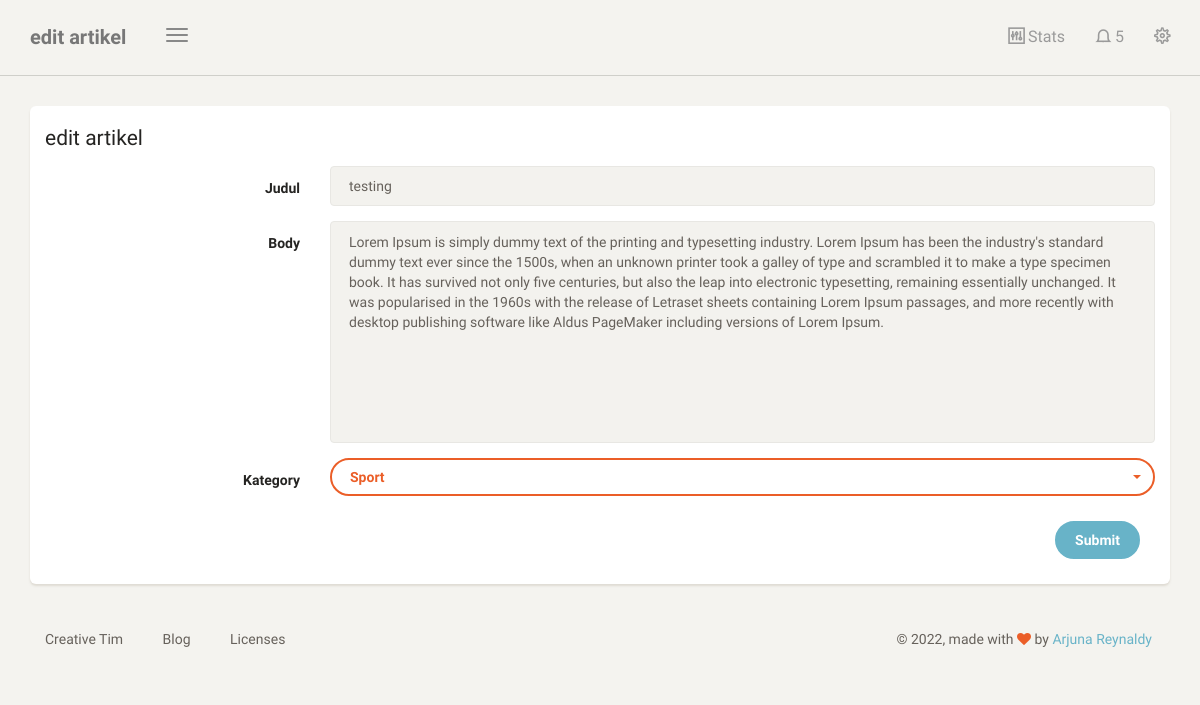
The app's page /dashboard/artikel/edit/1 (signed in) with its own data.
### biodata/models.py (models this page shows, shortened)
class Artikel(models.Model):
    nama = models.ForeignKey(User, on_delete=models.CASCADE, blank=True, null=True)
    judul = models.CharField(max_length=100)
    body = RichTextUploadingField(blank=True, null=True,
                                    config_name='special',
                                    external_plugin_resources=[(
                                        'youtube',
                                        '/static/ckeditor_plugins/youtube/youtube/',
                                        'plugin.js',
                                        )],
)
    kategory = models.ForeignKey(Kategori, on_delete=models.CASCADE)
    date = models.DateTimeField(auto_now_add=True)
    class Meta:
        ordering =['-date']
        verbose_name_plural ="Artikel"

class Kategori(models.Model):
    nama = models.CharField(max_length=20)
    def __str__(self):
        return self.nama
    class Meta:
        verbose_name_plural ="Kategori"

### biodata/views.py (the view)
# urls.py: path('artikel/edit/<str:id>', edit_artikel, name='edit_artikel'),
@login_required
def edit_artikel(request, id):
    template_name = "back/tambah_artikel.html"
    a = Artikel.objects.get(id=id)
    if request.method == "POST":
        forms_artikel = ArtikelForms(request.POST, instance=a)
        if forms_artikel.is_valid():
            art = forms_artikel.save(commit=False)
            art.nama = request.user
            art.save()
            return redirect(artikel)
    else:
        forms_artikel = ArtikelForms(instance=a)
    context = {
        'title':'edit artikel',
        'artikel':a,
        'forms_artikel':forms_artikel
    }
    return render(request, template_name, context)

### biodata/forms.py
class ArtikelForms(forms.ModelForm):
    class Meta:
        model = Artikel
        fields = ('judul', 'body', 'kategory')
        widgets = {
            "judul" : forms.TextInput(
                attrs={
                    'class': 'form-control',
                    'type' : 'text',
                    'placeholder':"Judul Artikel",
                    'required':True
                }),
            "body" : forms.Textarea(
                attrs={
                    'class': 'form-control',
                    'cols':'30',
                    'rows':'10',
                    'required':True
                }),
            "kategory" : forms.Select(
                attrs={
                    'class': 'selectpicker',
                    'required':True,
                    'data-style':'btn btn-danger btn-block',
                    'title':'Pilih Kategory',
                    'data-size':'7'
                }),
        }

### templates/back/tambah_artikel.html (shortened to what this page needs)
{% extends 'back/base.html' %}
{% load static %}
{% block content %}
<div class="content">
    <div class="container-fluid">
        <div class="row">
            <div class="col-md-12">
                <div class="card">
                    <form class="form-horizontal" method="POST">
                        <div class="card-header">
                            <h4 class="card-title">
                                {{title}}
                            </h4>
                        </div>
                        <div class="card-content">
                            <div class="form-group">
                                <label class="col-md-3 control-label">Judul</label>
                                <div class="col-md-9">
                                   {{forms_artikel.judul}}
                                </div>
                            </div>
                            <div class="form-group">
                                <label class="col-md-3 control-label">Body</label>
                                <div class="col-md-9">
                                  {{forms_artikel.body}}
                                </div>
                            </div>
                            <div class="form-group">
                                <label class="col-md-3 control-label">Kategory</label>
                                <div class="col-md-9">
                                    {{forms_artikel.kategory}}
                                </div>
                        </div>
                        <div class="card-footer text-right">
                            <div class="form-group">
                                <label class="col-md-3"></label>
                                <div class="col-md-9">
                                    <button type="submit" class="btn btn-fill btn-info">
                                        Submit
                                    </button>
                                </div>
                            </div>
                        </div>
                    </form>
                </div>
            </div>
        </div>
    </div>
</div>
{% endblock content %}

### records on screen
Artikel: judul "testing", body "Lorem Ipsum is simply dummy text of the printing and typesetting industry. Lorem Ipsum has been the industry's standard dummy text ever since the 1500s, when an unknown printer took a galley of type and scrambled it to make a type specimen book. It has survived not only five centuries, but also the leap into electronic typesetting, remaining essentially unchanged. It was popularised in the 1960s with the release of Letraset sheets containing Lorem Ipsum passages, and more recently with desktop publishing software like Aldus PageMaker including versions of Lorem Ipsum.", kategory "Sport"

### other values on screen
{{ title }} "edit artikel"
